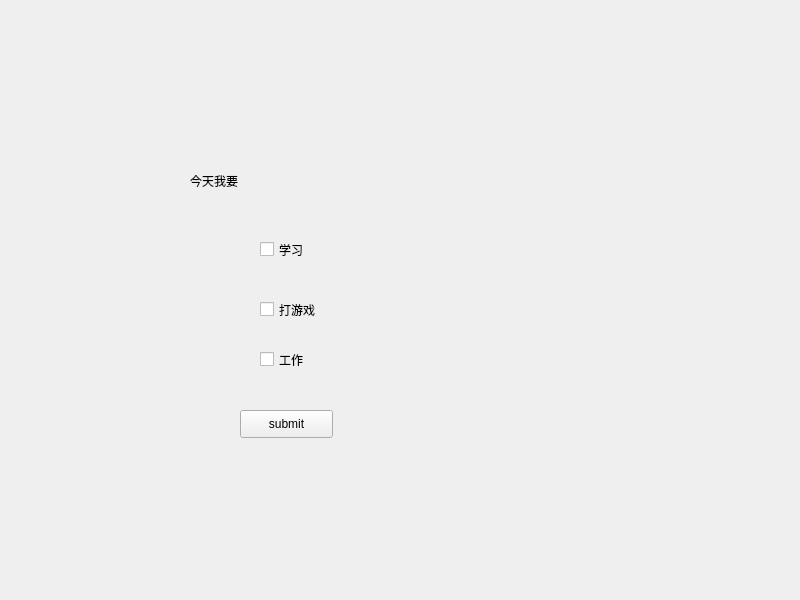
<?xml version="1.0" encoding="UTF-8"?>
<ui version="4.0">
 <class>Widget</class>
 <widget class="QWidget" name="Widget">
  <property name="geometry">
   <rect>
    <x>0</x>
    <y>0</y>
    <width>800</width>
    <height>600</height>
   </rect>
  </property>
  <property name="windowTitle">
   <string>Widget</string>
  </property>
  <widget class="QCheckBox" name="checkBox">
   <property name="geometry">
    <rect>
     <x>260</x>
     <y>240</y>
     <width>91</width>
     <height>19</height>
    </rect>
   </property>
   <property name="text">
    <string>学习</string>
   </property>
  </widget>
  <widget class="QCheckBox" name="checkBox_2">
   <property name="geometry">
    <rect>
     <x>260</x>
     <y>300</y>
     <width>91</width>
     <height>19</height>
    </rect>
   </property>
   <property name="text">
    <string>打游戏</string>
   </property>
  </widget>
  <widget class="QCheckBox" name="checkBox_3">
   <property name="geometry">
    <rect>
     <x>260</x>
     <y>350</y>
     <width>91</width>
     <height>19</height>
    </rect>
   </property>
   <property name="text">
    <string>工作</string>
   </property>
  </widget>
  <widget class="QPushButton" name="pushButton">
   <property name="geometry">
    <rect>
     <x>240</x>
     <y>410</y>
     <width>93</width>
     <height>28</height>
    </rect>
   </property>
   <property name="text">
    <string>submit</string>
   </property>
  </widget>
  <widget class="QLabel" name="label">
   <property name="geometry">
    <rect>
     <x>190</x>
     <y>170</y>
     <width>261</width>
     <height>21</height>
    </rect>
   </property>
   <property name="text">
    <string>今天我要</string>
   </property>
  </widget>
 </widget>
 <resources/>
 <connections/>
</ui>
